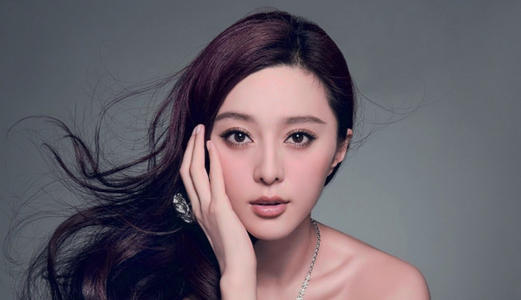
//> input picture train/img/fbb1.jpg, 521 x 300 px
$ ./main   (built with g++ and OpenCV 4)
//> lines starting //> are read from the running program, lines starting //| are printed output that depends on the picture
#include <opencv2/face/facerec.hpp>
#include <opencv2/highgui.hpp>
#include <opencv2/imgproc.hpp>

#include <iostream>
#include <fstream>
#include <sstream>

using namespace cv;
using namespace cv::face;
using namespace std;

static Mat norm_0_255(InputArray _src)
{
    Mat src = _src.getMat();
    // 创建和返回一个归一化后的图像矩阵:
    Mat dst;
    switch (src.channels())
    {
    case 1:
        cv::normalize(_src, dst, 0, 255, NORM_MINMAX, CV_8UC1);
        break;
    case 3:
        cv::normalize(_src, dst, 0, 255, NORM_MINMAX, CV_8UC3);
        break;
    default:
        src.copyTo(dst);
        break;
    }
    return dst;
}

//使用CSV文件去读图像和标签，主要使用stringstream和getline方法
static void read_csv(const string &filename, vector<Mat> &images, vector<int> &labels, char separator = ';')
{
//> called with filename = "at.txt", separator = ';'
    std::ifstream file(filename.c_str(), ifstream::in); //c_str()函数可用可不用，无需返回一个标准C类型的字符串
    if (!file)
    {
        string error_message = "No valid input file was given, please check the given filename.";
        CV_Error(CV_StsBadArg, error_message);
    }
    string line, path, classlabel;
    while (getline(file, line)) //从文本文件中读取一行字符，未指定限定符默认限定符为“/n”
    {
        stringstream liness(line);                //这里采用stringstream主要作用是做字符串的分割
        getline(liness, path, separator);         //读入图片文件路径以分好作为限定符
        getline(liness, classlabel);              //读入图片标签，默认限定符
        if (!path.empty() && !classlabel.empty()) //如果读取成功，则将图片和对应标签压入对应容器中
        {
            Mat img = imread(path, 0);
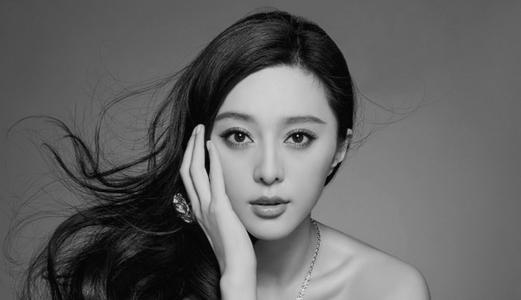
//> img: 300 rows x 521 cols, CV_8UC1; min 0, max 229, mean 99
            resize(img, img, Size(92, 112));
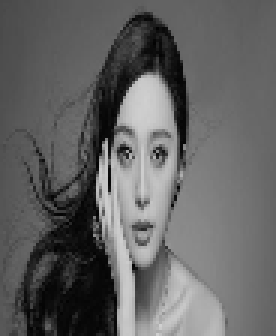
//> img: 112 rows x 92 cols, CV_8UC1 (shown 3 times larger); min 2, max 208, mean 98.9
            images.push_back(img);
            labels.push_back(atoi(classlabel.c_str()));
        }
    }
}

int main()
{
    //读取你的CSV文件路径.
    //string fn_csv = string(argv[1]);

    string fn_csv = "at.txt";

    // 2个容器来存放图像数据和对应的标签
    vector<Mat> images;
    vector<int> labels;
    // 读取数据. 如果文件不合法就会出错
    // 输入的文件名已经有了.
    try
    {
        read_csv(fn_csv, images, labels); //从csv文件中批量读取训练数据
    }
    catch (cv::Exception &e)
    {
        cerr << "Error opening file \"" << fn_csv << "\". Reason: " << e.msg << endl;
        // 文件有问题，我们啥也做不了了，退出了
//> (the run ends here: the program exits with an error code, at `exit(1);`)
